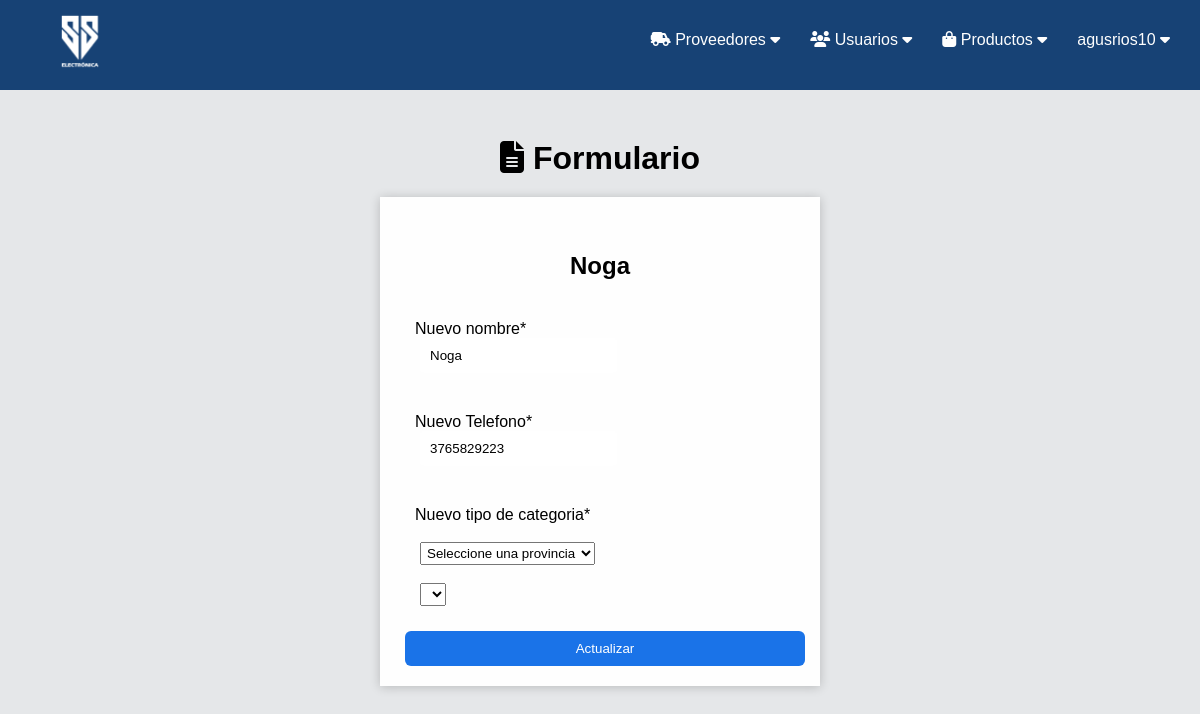
Page /modificar_proveedor.php?id=2 (signed in) on the committed database.
### tables this page shows
CREATE TABLE `proveedores` (
  `idProveedores` int(11) NOT NULL,
  `Nombre` varchar(45) DEFAULT NULL,
  `Telefono` varchar(15) DEFAULT NULL,
  `Localidades_idLocalidades` int(11) NOT NULL
);

### modificar_proveedor.php (the view, shortened to what this page needs)
<?php
include("conexion.php");
?>
<?php
if (isset($_SESSION['UsuarioAdmin'])) {
	$id = $_GET['id'];
	$consulta = "SELECT * FROM proveedores prov INNER JOIN localidades loca
		ON prov.Localidades_idLocalidades = loca.idLocalidades
		INNER JOIN codigo_postal cp ON loca.Codigo_Postal_idCodigo_Postal = cp.idCodigo_Postal
		INNER JOIN provincias provin ON loca.Provincias_idProvincias = provin.idProvincias
		WHERE idProveedores ='".$id."'";
	$resultado = mysqli_query($conex, $consulta);
		while ($registro = mysqli_fetch_assoc($resultado)) {
?>
<!DOCTYPE html>
<html>
<head>
	<link rel="stylesheet" type="text/css" href="style_modificar-productos.css">
</head>
<body>
	<?php
	include("header_admin.php");
	?>
	<div id="caja_form">
		<center><h1><i class="fa-solid fa-file-lines"></i> Formulario</h1></center>
		<form action="update_proveedor.php" id="form_entrada" method="POST" enctype="multipart/form-data">
			<center><h2><?php echo $registro['Nombre']?></h2></center>
			<p>Nuevo nombre*</p>
			<input type="text" placeholder="Nombre" name="nombre" value="<?php echo $registro['Nombre']?>">
			<br>
			<p>Nuevo Telefono*</p>
			<input type="text" placeholder="Telefono" name="telefono" value="<?php echo $registro['Telefono']?>">
			<br>
			<p>Nuevo tipo de categoria*</p>
			<br>
			<select id="lista1">
				<option disabled="true" selected="true" value="0">Seleccione una provincia</option>
			</select>
			<br><br>
			<select id="select2lista" name="localidad_provincia"></select>
			<br>
			<button type="submit" id="boton_modificar" name="">Actualizar</button>
		</form>
		<br><br>
	</div>
<?php
}
}else{
	header('location: login.php');
}
?>
</body>
</html>

### header_admin.php (shortened to what this page needs)
<!DOCTYPE html>
<html>
<head>
	<link rel="stylesheet" type="text/css" href="style_header_admin.css">
</head>
<body>
	<nav>
        <img id="logo_sys" src="SSPNG-03.png">
        <ul>
            <li>
                <a href="proveedores.php">
                    <i class="fa-solid fa-truck-field"></i>
                        Proveedores
                    <i class="fa-sharp fa-solid fa-caret-down"></i>
                </a>
            </li>
            <li>
                <a href="clientes.php">
                    <i class="fa-solid fa-users"></i>
                        Usuarios
                    <i class="fa-sharp fa-solid fa-caret-down"></i>
                </a>
            </li>
            <li>
                <a href="mostrar_productos.php">
                    <i class="fa-solid fa-bag-shopping"></i>
                        Productos
                    <i class="fa-sharp fa-solid fa-caret-down"></i>
                </a>
            </li>
            <li>
                <a href="#">
                    <?php
                    if (isset($_SESSION['UsuarioAdmin'])) {
                        ?>
                        <a href="#">
                            <?php echo $_SESSION['UsuarioAdmin']?> <i class="fa-sharp fa-solid fa-caret-down"></i>
                        </a>
                        <?php
                    }else{
                        ?>
                        <a href="login.php">
                            <i class="fa-solid fa-user"></i>
                        </a>
                        <?php
                    }
                    ?>
                </a>
            </li>
        </ul>
	</nav>
</body>
</html>

### style_modificar-productos.css (style rules this page uses)
* { margin: 0; padding: 0; font-family: sans-serif; }
a { text-decoration: none; color: rgb(254, 254, 254); padding-right: 40px; }
body { background: rgb(229, 231, 233); font-family: sans-serif; }
#caja_form { margin-top: 50px; }
#form_entrada { background: rgb(254, 254, 254); width: 400px; height: auto; padding: 20px; margin-top: 20px; margin-left: auto; margin-right: auto; border-style: black; box-shadow: 0px 1px 10px rgba(0,0,0,0.2); }
p { margin-left: 15px; margin-top: 40px; }
input { padding: 10px; margin-left: 20px; border-style: none; border-radius: 5px; }
select { padding: 2px; margin-left: 20px; }
#boton_modificar { background: rgb(26, 115, 232); color: rgb(255, 255, 255); margin-left: 5px; margin-top: 25px; padding: 10px; width: 100%; border: none; border-radius: 6px; }

### style_header_admin.css (style rules this page uses)
#logo_sys { margin-top: 5px; margin-left: 45px; width: 70px; }
nav { background: #174275; width: 100%; height: 90px; }
nav ul { display: flex; float: right; }
nav ul li { float: right; list-style: none; position: relative; }
nav ul li a { display: block; line-height: 5rem; color: rgb(254, 254, 254); }
a { text-decoration: none; color: rgb(254, 254, 254); padding-right: 30px; }

### rows in the picture
proveedores: Nombre "Noga", nombre "Noga", telefono "3765829223"
